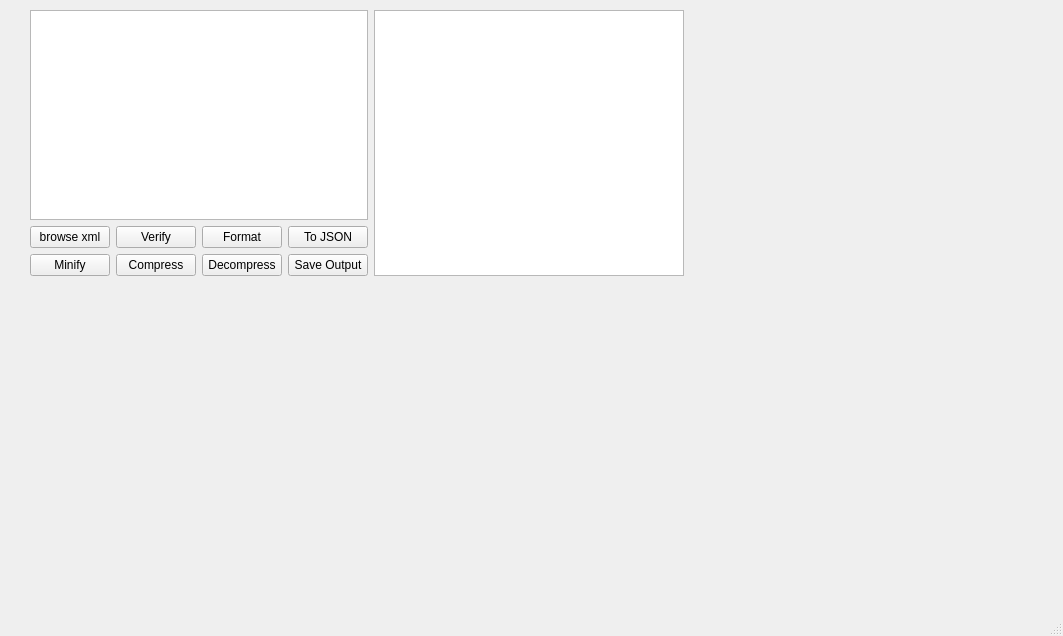
<?xml version="1.0" encoding="UTF-8"?>
<ui version="4.0">
 <class>MainWindow</class>
 <widget class="QMainWindow" name="MainWindow">
  <property name="geometry">
   <rect>
    <x>0</x>
    <y>0</y>
    <width>1063</width>
    <height>636</height>
   </rect>
  </property>
  <property name="windowTitle">
   <string>MainWindow</string>
  </property>
  <widget class="QWidget" name="centralwidget">
   <widget class="QWidget" name="">
    <property name="geometry">
     <rect>
      <x>30</x>
      <y>10</y>
      <width>654</width>
      <height>266</height>
     </rect>
    </property>
    <layout class="QGridLayout" name="gridLayout">
     <item row="0" column="0" colspan="4">
      <widget class="QPlainTextEdit" name="inputText"/>
     </item>
     <item row="0" column="4" rowspan="3">
      <widget class="QPlainTextEdit" name="outputText">
       <property name="readOnly">
        <bool>true</bool>
       </property>
      </widget>
     </item>
     <item row="1" column="0">
      <widget class="QPushButton" name="browseBtn">
       <property name="text">
        <string>browse xml</string>
       </property>
      </widget>
     </item>
     <item row="1" column="1">
      <widget class="QPushButton" name="verifyBtn">
       <property name="text">
        <string>Verify</string>
       </property>
      </widget>
     </item>
     <item row="1" column="2">
      <widget class="QPushButton" name="formatBtn">
       <property name="text">
        <string>Format</string>
       </property>
      </widget>
     </item>
     <item row="1" column="3">
      <widget class="QPushButton" name="jsonBtn">
       <property name="text">
        <string>To JSON</string>
       </property>
      </widget>
     </item>
     <item row="2" column="0">
      <widget class="QPushButton" name="minifyBtn">
       <property name="text">
        <string>Minify</string>
       </property>
      </widget>
     </item>
     <item row="2" column="1">
      <widget class="QPushButton" name="compressBtn">
       <property name="text">
        <string>Compress</string>
       </property>
      </widget>
     </item>
     <item row="2" column="2">
      <widget class="QPushButton" name="decompressBtn">
       <property name="text">
        <string>Decompress</string>
       </property>
      </widget>
     </item>
     <item row="2" column="3">
      <widget class="QPushButton" name="saveBtn">
       <property name="text">
        <string>Save Output</string>
       </property>
      </widget>
     </item>
    </layout>
   </widget>
  </widget>
  <widget class="QMenuBar" name="menubar">
   <property name="geometry">
    <rect>
     <x>0</x>
     <y>0</y>
     <width>1063</width>
     <height>25</height>
    </rect>
   </property>
  </widget>
  <widget class="QStatusBar" name="statusbar"/>
 </widget>
 <resources/>
 <connections/>
</ui>
